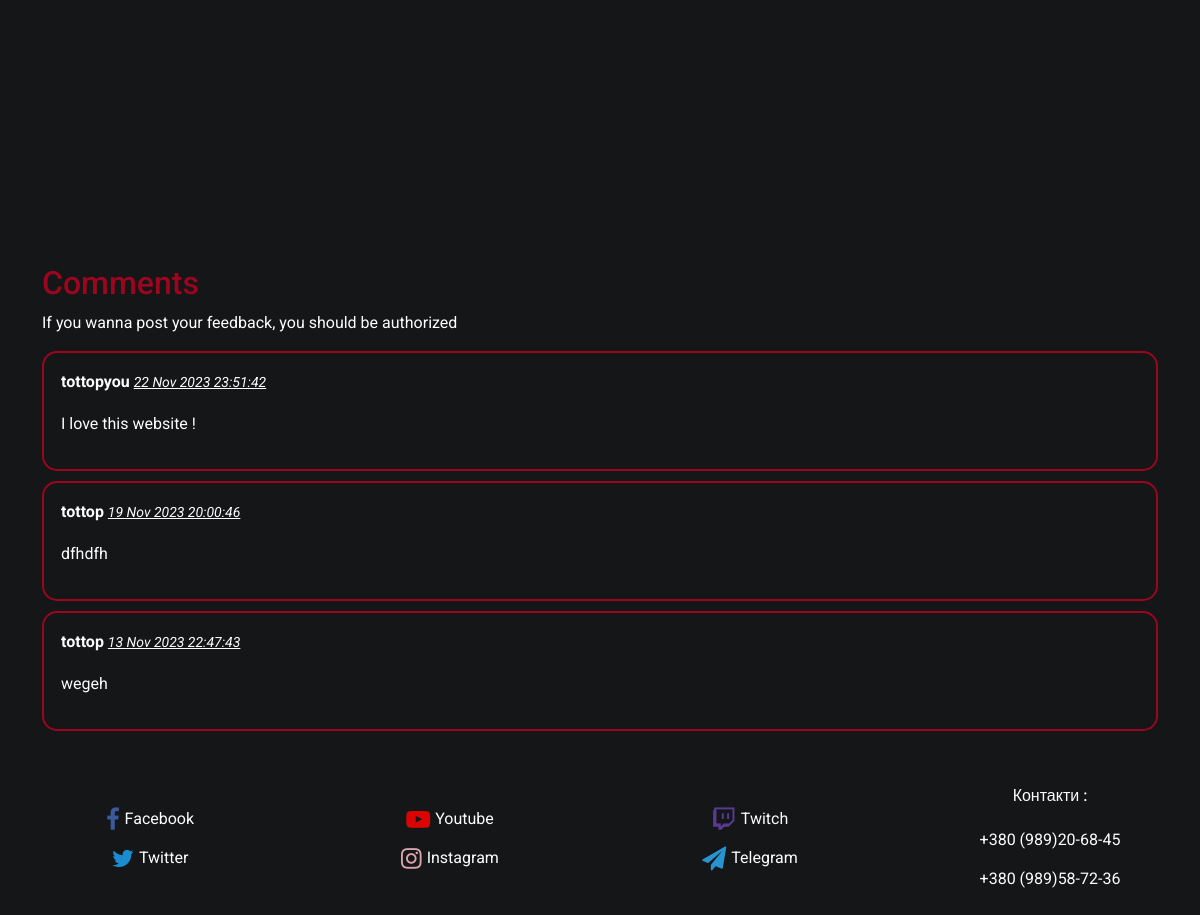
/base (lower part), run on an earlier commit of the app's database.
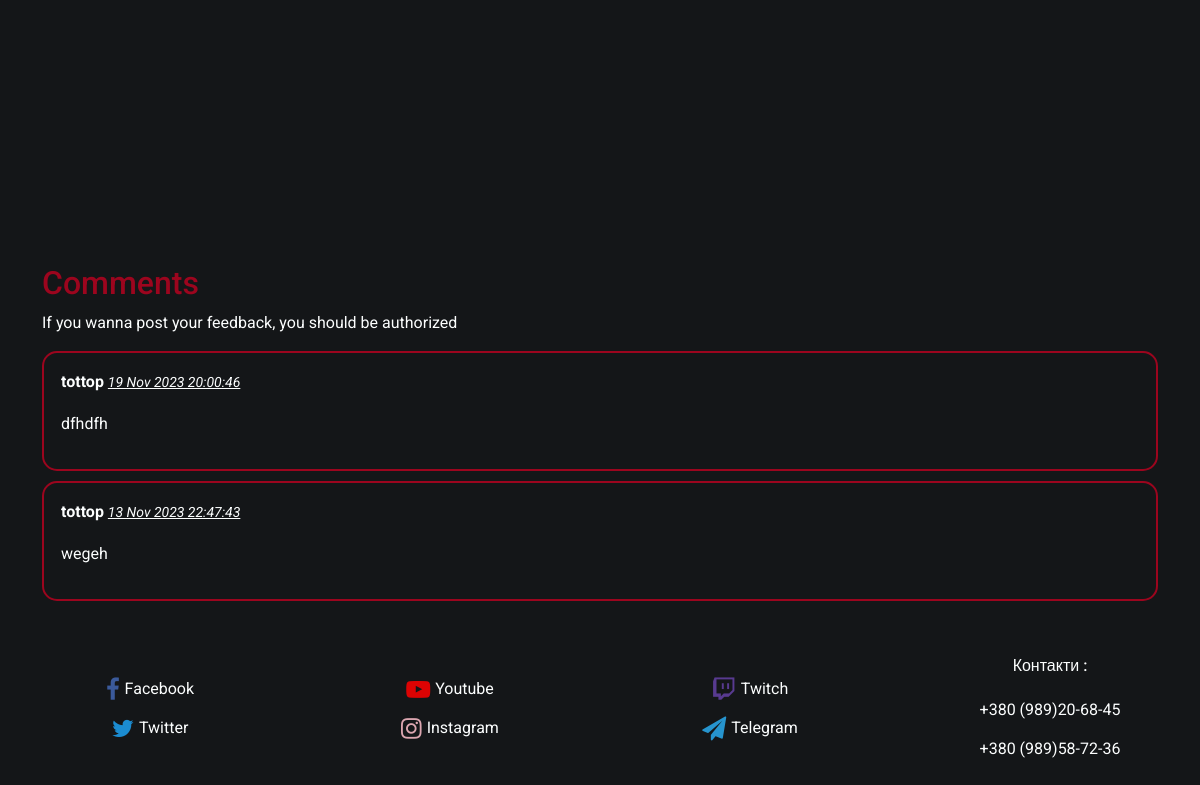
And on a later commit of the database.
### app/models.py (models this page shows, shortened)
class Comment(db.Model):
    id = db.Column(db.Integer, primary_key=True)
    content = db.Column(db.String(140))
    timestamp = db.Column(db.DateTime, index=True, default=datetime.utcnow)
    user_id = db.Column(db.Integer, db.ForeignKey('user.id'), nullable=False)
    user = db.relationship('User', backref='comments', lazy=True)

class User(UserMixin, db.Model):
    id = db.Column(db.Integer, primary_key=True)
    username = db.Column(db.String(64), index=True, unique=True)
    email = db.Column(db.String(120), index=True, unique=True)
    password_hash = db.Column(db.String(128))

### app/routes.py (the view, shortened to what this page needs)
@app.route('/base', methods=['GET', 'POST'])
def base():
    login_form = LoginForm()
    registration_form = RegistrationForm()
    comment_form = CommentForm()
    reset_form = ResetPasswordRequestForm()
    comments = []
    comments = Comment.query.order_by(Comment.timestamp.desc()).all()
    goods = Good.query.all()
    if current_user.is_authenticated:
        goods_basket = Basket.query.filter_by(user_id=current_user.id).count()
    else:
        goods_basket = 0
    return render_template('register.html',goods=goods, login_form=login_form, registration_form=registration_form,comment_form=comment_form, comments=comments, goods_basket=goods_basket, reset_form=reset_form)

### app/templates/register.html (shortened to what this page needs)
{% extends "login.html" %}

### app/templates/login.html (shortened to what this page needs)
{% extends "base.html" %}

### app/templates/base.html (shortened to what this page needs)
<!DOCTYPE html>
<html lang="en">
<head>
    <link href="{{ url_for('static', filename='Styles/style.css') }}" rel="stylesheet">
    <link rel="stylesheet" href="{{ url_for('static', filename='Styles/styleBurger.css') }}">
    <link rel="stylesheet" href="https://cdnjs.cloudflare.com/ajax/libs/font-awesome/4.7.0/css/font-awesome.min.css">
    <link rel="stylesheet" href="https://cdnjs.cloudflare.com/ajax/libs/font-awesome/4.7.0/css/font-awesome.min.css">
    <link href="https://cdn.jsdelivr.net/npm/bootstrap@5.2.0/dist/css/bootstrap.min.css" rel="stylesheet">
</head>
<body>
    <div class="bg">
        <div class="main">
            <div class="content section_1">
            </div>
            <div class="feadbacks section_2">
                <div class="container">
                    <h2 class="comments">Comments</h2>
                    {% if current_user.is_anonymous %}
                    <div class="form-label">If you wanna post your feedback, you should be authorized</div>
                    {% endif %}
                    <div class="mb-2" id="feadback-field">
                    {% for comment in comments %}
                        <div class="coment">
                            <div>
                                <p class="alert alert primary"> {{ comment.user.username }}
                                    <a class="text-right small">
                                        <em>{{ comment.timestamp.strftime('%d %b %Y %H:%M:%S') }}</em>
                                    </a>
                                </p>
                                <p class="alert alert success">{{ comment.content }}</p>
                            </div>
                        </div>
                    {% endfor %}
                    </div>
                </div>
            </div>
            <div class="links section_3">
                <div class="social s1">
                    <div class="s-j">
                        <i class="fa fa-facebook" style="color:#4267B2;"></i>
                        <a href="https://www.facebook.com/">Facebook</a>
                    </div>
                    <div class="s-j">
                        <i class="fa fa-twitter" style="color:#1DA1F2;"></i>
                        <a href="https://twitter.com/">Twitter</a>
                    </div>
                </div>
                <div class="social s2">
                    <div class="s-j">
                        <i class="fa fa-youtube-play" style="color:#FF0000;"></i>
                        <a href="https://www.youtube.com/">Youtube</a>
                    </div>
                    <div class="s-j">
                        <i class="fa fa-instagram inst" style="color:pink;"></i>
                        <a href="https://www.instagram.com/">Instagram</a>
                    </div>
                </div>
                <div class="social s3">
                    <div class="s-j">
                        <i class="fa fa-twitch" style="color:#6441a5;"></i>
                        <a href="https://www.twitch.com/">Twitch</a>
                    </div>
                    <div class="s-j">
                        <i class="fa fa-paper-plane" style="color:rgb(42 171 238);"></i>
                        <a href="https://web.telegram.org/">Telegram</a>
                    </div>
                </div>
                <div class="social s4">
                    <h6>Контакти :</h6>
                        <p>+380 (989)20-68-45</p>
                        <p>+380 (989)58-72-36</p>
                </div>
            </div>
        </div>
    </div>
</body>
</html>

### app/static/Styles/style.css (style rules this page uses)
.bg { display: flex; justify-content: center; align-items: center; height: 100%; width: 100%; background-color: #141618; font-family: "Roboto", sans-serif; }
.content { width: 100%; height: 100%; display: flex; flex-direction: column; justify-content: center; align-items: center; }
.feadbacks { color: #fcfefe; }
.feadbacks #feadback-field { margin: 15px; background-color: #141618; margin: 16px 0px 16px 0px; }
.feadbacks #feadback-field .primary { font-weight: bold; margin: 0px; padding-bottom: 0px; }
.feadbacks #feadback-field .small { color: #fcfefe; font-weight: 400; }
.feadbacks #feadback-field .coment { background-color: #141618; border-radius: 15px; border: 2px solid #9c051e; margin-bottom: 10px; display: flex; justify-content: space-between; }
.container .comments { color: #9c051e; }
.main { display: flex; flex-direction: column; justify-content: center; width: 1200px; height: 100%; margin-top: 70px; }
@media (max-width: 1200px) { .main { width: 100vw; } }
.links { height: 100%; width: 100%; display: flex; flex-wrap: wrap; margin-top: 20px; }
.links .social { flex: 1 1 250px; display: flex; align-items: center; justify-content: center; flex-direction: column; gap: 15px; margin: 25px 0px 25px 0px; }
.links .social .s-j { display: flex; justify-content: center; gap: 5px; }
.links .social p { margin: 0px; color: #fcfefe; }
.links .social i { font-size: 24px; opacity: 0.85; color: #fcfefe; }
.links .social a { text-decoration: none; color: #fcfefe; }
.links .social h6 { color: #fcfefe; }

What changed in the data, as far as the page shows it:
removed Comment: user.username "tottopyou", timestamp "22 Nov 2023 23:51:42", content "I love this website !"
